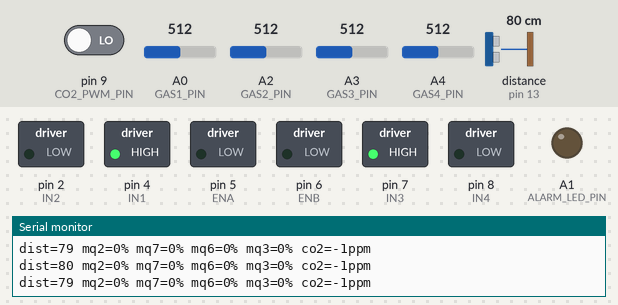
This sketch was run on a simulated Arduino Uno, built with avr-gcc and run on an emulated ATmega328P. Shown: switched loads named in the sketch (green lamp = pin HIGH), output pins drawn as LEDs (lit = HIGH), the last lines printed to the serial monitor. Wiring (inferred from the names in the program): ultrasonic range finder: trigger pin 12; echo pin 13. The inputs (shaded band) are chosen by the test bench; at power-on: A2 (GAS2_PIN) = 512, pin 9 (CO2_PWM_PIN) LOW, A0 (GAS1_PIN) = 512, A3 (GAS3_PIN) = 512, A4 (GAS4_PIN) = 512, distance to the obstacle (sensor on pin 13) 80 cm. The echo pulse lasts 58.3 µs per cm; pins used as bus, display or sensor lines are not drawn.

Above: at 1.7 s.
1.8 s: A2 (GAS2_PIN) set to 695
4.8 s: A2 (GAS2_PIN) set to 729
At 6.0 s:
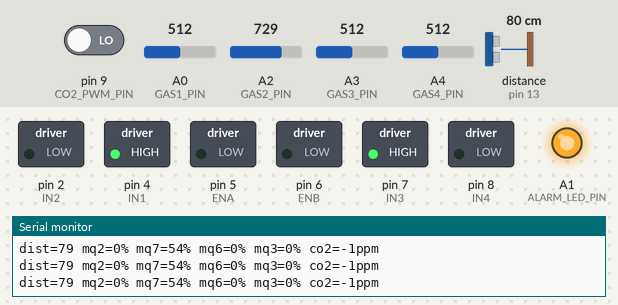
6.5 s: A2 (GAS2_PIN) set to 306
At 7.1 s:
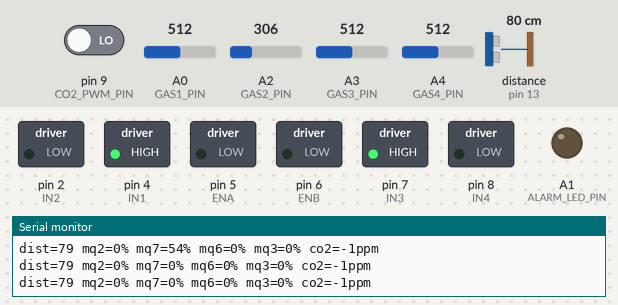
8.0 s: A2 (GAS2_PIN) set to 992
At 8.3 s:
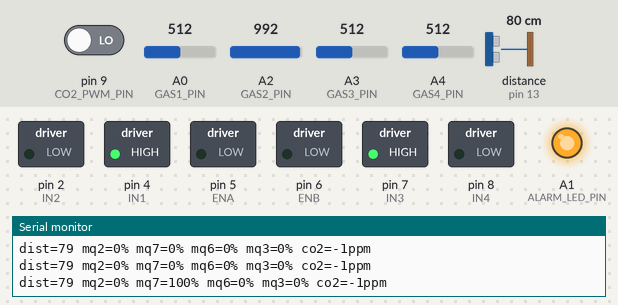
Timing chart, 0 to 10.5 s (numbered marks = the images above; inputs shaded):
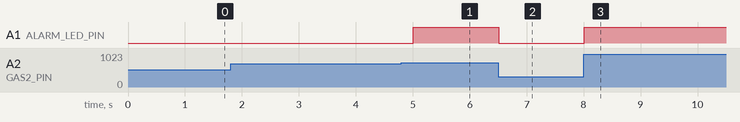

The sketch:

hazmat_recon.ino
```cpp
/*
  ============================================================
  NOVA-RECON — Sonda rover de detección de gases
  ============================================================
  Control:    iPad (acelerómetro, 2 ejes) vía Web Bluetooth
              -> HM-10 (BLE) -> SoftwareSerial
              Eje X del iPad (adelante/atrás) -> avance/reversa
              Eje Y del iPad (lado a lado)    -> giro izq/der
  Sensores:   HC-SR04  (ultrasónico, distancia)
              MQ-2     (humo / gas combustible general)
              MQ-7     (monóxido de carbono, CO)
              MQ-6     (butano / GLP, más selectivo que el MQ-2)
              MQ-3     (vapor de alcohol/etanol — informativo, no es
                        un gas de riesgo típico en este contexto)
              MH-Z19   (CO2 real en ppm, sensor NDIR por infrarrojo)
  Actuadores: 2 motores DC vía L293D (tracción diferencial)
              + bocina (claxon) + LED de alarma de gas

  ------------------------------------------------------------
  MAPA DE PINES (Arduino UNO / Nano)
  ------------------------------------------------------------
  HM-10 (BLE) — SoftwareSerial
    HM-10 TX  -> Arduino pin 10 (RX)
    HM-10 RX  <- Arduino pin 11 (TX)
    *** HM-10 usa lógica de 3.3V. Poner divisor de voltaje en la
        línea Arduino-TX -> HM-10-RX:
        Arduino pin11 --[R 1k]--+--[R 2k]-- GND
                                 |
                            HM-10 RX

  L293D — Motor izquierdo          L293D — Motor derecho
    ENA (PWM) -> pin 5               ENB (PWM) -> pin 6
    IN1       -> pin 4               IN3       -> pin 7
    IN2       -> pin 2               IN4       -> pin 8

  HC-SR04 (ultrasónico)
    TRIG -> pin 12
    ECHO -> pin 13

  MH-Z19 (CO2, salida PWM — NO usamos su UART a propósito)
    PWM  -> pin 9
    *** Usamos la salida PWM en vez de UART para no tener que
        correr un SEGUNDO puerto serie por software compitiendo
        con el del HM-10 (poco confiable en un Uno/Nano). La
        medición se hace sondeando el pin en cada vuelta de
        loop() sin bloquear (ver pollCO2Pwm()) — un pulseIn()
        normal se quedaría bloqueado hasta ~1s por ciclo, lo cual
        rompería el control del robot y dispararía el failsafe
        de conexión por falsos positivos.
    *** El MH-Z19 necesita unos 3 minutos de precalentamiento
        antes de dar lecturas confiables. Antes de eso, la app
        va a mostrar "calentando sensor".

  MQ-2 (humo / combustible)   MQ-7 (CO)          MQ-6 (butano/GLP)
    AOUT -> A0                  AOUT -> A2          AOUT -> A3

  MQ-3 (vapor de alcohol)
    AOUT -> A4
    *** El MQ-3 no alimenta el LED físico de alarma ni el failsafe —
        detectar alcohol no es en sí un peligro tipo fuga/incendio en
        este contexto, así que lo tratamos como dato informativo en
        la app, no como disparador de alarma de hardware. Si tu caso
        de uso sí lo amerita (ej. derrame de etanol, riesgo de
        inflamabilidad), puedes sumarlo a la lógica de anyAlarm más
        abajo.

    *** Los MQ-2/3/6/7 necesitan calentamiento (~1-2 min) antes de
        dar lecturas estables, y son sensores RELATIVOS (se
        calibra un baseline en aire limpio al encender) — no dan
        ppm certificados, a diferencia del MH-Z19.
    *** El MQ-7 en particular necesitaría un ciclo de calentamiento
        alterno (5V / 1.4V) para ppm de CO precisos según su
        datasheet; aquí va a 5V fijo como la mayoría de módulos
        hobby, así que su lectura es una tendencia/alarma relativa,
        no un valor certificado.

  Bocina (buzzer)      -> pin 3
  LED alarma de gas    -> A1  (se enciende si CUALQUIER sensor alarma)

  *** Nota de alimentación: con 3 sensores MQ (heaters) + el
      MH-Z19 + 2 motores, el consumo total sube bastante frente a
      la versión anterior. Alimenta la lógica/sensores desde una
      fuente de 5V estable separada de la batería de los motores,
      para evitar caídas de voltaje que reinicien el Arduino o den
      lecturas de gas erráticas.

  A4, A5 quedan libres para expansión futura.
  ------------------------------------------------------------
  PROTOCOLO (texto plano, terminado en '\n')
  ------------------------------------------------------------
  iPad -> Arduino:  C,<steer>,<throttle>,<horn>
                     steer:    -100..100  (negativo = izquierda)
                     throttle: -100..100  (negativo = reversa)
                     horn:     0 o 1

  Arduino -> iPad:  T,<dist_cm>,<g1_raw>,<g1_pct>,<g1_alarm>,
                       <g2_raw>,<g2_pct>,<g2_alarm>,
                       <g3_raw>,<g3_pct>,<g3_alarm>,
                       <g4_raw>,<g4_pct>,<g4_alarm>,
                       <co2_ppm>,<co2_alarm>
                     dist_cm:  distancia en cm, -1 si sin eco
                     g1_*:     MQ-2  (humo / combustible)
                     g2_*:     MQ-7  (monóxido de carbono)
                     g3_*:     MQ-6  (butano / GLP)
                     g4_*:     MQ-3  (vapor de alcohol, informativo)
                     *_pct:    % relativo al baseline calibrado al encender
                     co2_ppm:  ppm real de CO2, -1 si el sensor aún
                               no completó su primer ciclo (calentando)
                     *_alarm:  0 o 1
  ============================================================
*/

#include <SoftwareSerial.h>

SoftwareSerial bleSerial(10, 11); // RX, TX

// ---------- Pines motores ----------
const uint8_t ENA = 5, IN1 = 4, IN2 = 2;   // motor izquierdo
const uint8_t ENB = 6, IN3 = 7, IN4 = 8;   // motor derecho

// ---------- Pines sensores / actuadores ----------
const uint8_t TRIG_PIN = 12, ECHO_PIN = 13;
const uint8_t GAS1_PIN = A0;  // MQ-2  (humo / combustible)
const uint8_t GAS2_PIN = A2;  // MQ-7  (CO)
const uint8_t GAS3_PIN = A3;  // MQ-6  (butano / GLP)
const uint8_t GAS4_PIN = A4;  // MQ-3  (vapor de alcohol)
const uint8_t CO2_PWM_PIN = 9; // MH-Z19 (CO2, PWM)
const uint8_t HORN_PIN = 3;
const uint8_t ALARM_LED_PIN = A1;

// ---------- Parámetros ajustables ----------
const unsigned long CMD_TIMEOUT_MS = 600;   // failsafe: sin comando -> frenar
const unsigned long TELEMETRY_MS   = 300;   // cada cuánto se envía telemetría
const unsigned long OBSTACLE_STOP_CM = 5;   // corte de emergencia por choque inminente

const int GAS1_BASELINE_DEFAULT = 250;
const int GAS1_ALARM_DELTA      = 250;
const int GAS2_BASELINE_DEFAULT = 250;
const int GAS2_ALARM_DELTA      = 200;
const int GAS3_BASELINE_DEFAULT = 250;
const int GAS3_ALARM_DELTA      = 250;
const int GAS4_BASELINE_DEFAULT = 250;
const int GAS4_ALARM_DELTA      = 250; // informativo, ajusta o ignora según tu caso de uso

// Umbral de alarma de CO2 en ppm. 5000 ppm = límite de exposición
// ocupacional de 8 horas (OSHA PEL). Ajusta según el criterio que
// quieras seguir para tu caso de uso.
const long CO2_ALARM_PPM = 5000;

// ---------- Estado de control ----------
int steer = 0;
int throttle = 0;
bool hornOn = false;
unsigned long lastCmdMillis = 0;
unsigned long lastTelemetryMillis = 0;
int gas1Baseline = GAS1_BASELINE_DEFAULT;
int gas2Baseline = GAS2_BASELINE_DEFAULT;
int gas3Baseline = GAS3_BASELINE_DEFAULT;
int gas4Baseline = GAS4_BASELINE_DEFAULT;
long lastDistanceCm = -1;
String rxBuffer = "";

// ---------- Estado del sondeo no bloqueante de CO2 (PWM) ----------
int co2PinLastState = LOW;
unsigned long co2RiseMicros = 0;
long co2Ppm = -1; // -1 = aún sin una lectura completa (calentando/sin señal)

void setup() {
  Serial.begin(9600);     // monitor serie USB, solo para depurar
  bleSerial.begin(9600);  // baud por defecto de fábrica del HM-10

  pinMode(ENA, OUTPUT); pinMode(IN1, OUTPUT); pinMode(IN2, OUTPUT);
  pinMode(ENB, OUTPUT); pinMode(IN3, OUTPUT); pinMode(IN4, OUTPUT);
  pinMode(TRIG_PIN, OUTPUT);
  pinMode(ECHO_PIN, INPUT);
  pinMode(HORN_PIN, OUTPUT);
  pinMode(ALARM_LED_PIN, OUTPUT);
  pinMode(CO2_PWM_PIN, INPUT);

  stopMotors();

  // Calibración rápida de los 4 sensores MQ en aire limpio
  long sum1 = 0, sum2 = 0, sum3 = 0, sum4 = 0;
  for (int i = 0; i < 20; i++) {
    sum1 += analogRead(GAS1_PIN);
    sum2 += analogRead(GAS2_PIN);
    sum3 += analogRead(GAS3_PIN);
    sum4 += analogRead(GAS4_PIN);
    delay(20);
  }
  gas1Baseline = sum1 / 20;
  gas2Baseline = sum2 / 20;
  gas3Baseline = sum3 / 20;
  gas4Baseline = sum4 / 20;

  Serial.println(F("NOVA-RECON listo."));
  Serial.print(F("Baseline MQ-2: ")); Serial.println(gas1Baseline);
  Serial.print(F("Baseline MQ-7: ")); Serial.println(gas2Baseline);
  Serial.print(F("Baseline MQ-6: ")); Serial.println(gas3Baseline);
  Serial.print(F("Baseline MQ-3: ")); Serial.println(gas4Baseline);
  Serial.println(F("MH-Z19: precalentando (~3 min para lecturas confiables)."));
}

void loop() {
  readIncomingCommands();
  applyFailsafe();
  driveMotors();
  handleHorn();
  pollCO2Pwm();       // sondeo ligero, no bloqueante, en cada vuelta
  sendTelemetryIfDue();
}

// ================= Comunicación BLE =================
void readIncomingCommands() {
  while (bleSerial.available()) {
    char c = bleSerial.read();
    if (c == '\n') {
      parseCommand(rxBuffer);
      rxBuffer = "";
    } else if (c != '\r') {
      rxBuffer += c;
      if (rxBuffer.length() > 40) rxBuffer = ""; // protección contra basura/ruido
    }
  }
}

// Formato: C,<steer>,<throttle>,<horn>
void parseCommand(String line) {
  if (line.length() == 0 || line.charAt(0) != 'C') return;

  int p1 = line.indexOf(',');
  int p2 = line.indexOf(',', p1 + 1);
  int p3 = line.indexOf(',', p2 + 1);
  if (p1 < 0 || p2 < 0 || p3 < 0) return;

  steer    = constrain(line.substring(p1 + 1, p2).toInt(), -100, 100);
  throttle = constrain(line.substring(p2 + 1, p3).toInt(), -100, 100);
  hornOn   = line.substring(p3 + 1).toInt() == 1;

  lastCmdMillis = millis();
}

// Si se pierde la conexión BLE, detener el robot.
void applyFailsafe() {
  if (millis() - lastCmdMillis > CMD_TIMEOUT_MS) {
    steer = 0;
    throttle = 0;
    hornOn = false;
  }
}

// ================= Motores (tracción diferencial) =================
void driveMotors() {
  int left  = constrain(throttle + steer, -200, 200);
  int right = constrain(throttle - steer, -200, 200);

  left  = map(left,  -200, 200, -255, 255);
  right = map(right, -200, 200, -255, 255);

  if (lastDistanceCm > 0 && lastDistanceCm < OBSTACLE_STOP_CM && throttle > 0) {
    left = 0;
    right = 0;
  }

  setMotor(ENA, IN1, IN2, left);
  setMotor(ENB, IN3, IN4, right);
}

void setMotor(uint8_t enPin, uint8_t in1, uint8_t in2, int speedVal) {
  bool fwd = speedVal >= 0;
  digitalWrite(in1, fwd ? HIGH : LOW);
  digitalWrite(in2, fwd ? LOW : HIGH);
  analogWrite(enPin, constrain(abs(speedVal), 0, 255));
}

void stopMotors() {
  setMotor(ENA, IN1, IN2, 0);
  setMotor(ENB, IN3, IN4, 0);
}

// ================= Bocina =================
void handleHorn() {
  if (hornOn) tone(HORN_PIN, 1200);
  else noTone(HORN_PIN);
}

// ================= CO2 (MH-Z19, PWM no bloqueante) =================
// Decodifica el ciclo PWM del MH-Z19 sondeando el pin cada vuelta de
// loop() en vez de usar pulseIn() (que bloquearía hasta ~1s y rompería
// el control del robot). Formula del datasheet: ppm = 5000*(Th-2)/1000,
// con Th = duración del pulso alto en milisegundos.
void pollCO2Pwm() {
  int state = digitalRead(CO2_PWM_PIN);
  unsigned long now = micros();

  if (state == HIGH && co2PinLastState == LOW) {
    co2RiseMicros = now; // flanco de subida: empieza el pulso alto
  } else if (state == LOW && co2PinLastState == HIGH) {
    long thMs = (long)((now - co2RiseMicros) / 1000UL); // duración del pulso alto
    long ppm = 5000L * (thMs - 2) / 1000L;
    co2Ppm = (ppm < 0) ? 0 : ppm;
  }
  co2PinLastState = state;
}

// ================= Sensores + telemetría =================
long readDistanceCm() {
  digitalWrite(TRIG_PIN, LOW); delayMicroseconds(2);
  digitalWrite(TRIG_PIN, HIGH); delayMicroseconds(10);
  digitalWrite(TRIG_PIN, LOW);
  long duration = pulseIn(ECHO_PIN, HIGH, 25000); // timeout ~25ms (~4m)
  if (duration == 0) return -1;
  return duration * 0.0343 / 2;
}

void sendTelemetryIfDue() {
  if (millis() - lastTelemetryMillis < TELEMETRY_MS) return;
  lastTelemetryMillis = millis();

  lastDistanceCm = readDistanceCm();

  int g1raw = analogRead(GAS1_PIN);
  int g1delta = g1raw - gas1Baseline;
  int g1pct = constrain(map(g1delta, 0, GAS1_ALARM_DELTA * 2, 0, 100), 0, 100);
  bool g1alarm = g1delta > GAS1_ALARM_DELTA;

  int g2raw = analogRead(GAS2_PIN);
  int g2delta = g2raw - gas2Baseline;
  int g2pct = constrain(map(g2delta, 0, GAS2_ALARM_DELTA * 2, 0, 100), 0, 100);
  bool g2alarm = g2delta > GAS2_ALARM_DELTA;

  int g3raw = analogRead(GAS3_PIN);
  int g3delta = g3raw - gas3Baseline;
  int g3pct = constrain(map(g3delta, 0, GAS3_ALARM_DELTA * 2, 0, 100), 0, 100);
  bool g3alarm = g3delta > GAS3_ALARM_DELTA;

  int g4raw = analogRead(GAS4_PIN);
  int g4delta = g4raw - gas4Baseline;
  int g4pct = constrain(map(g4delta, 0, GAS4_ALARM_DELTA * 2, 0, 100), 0, 100);
  bool g4alarm = g4delta > GAS4_ALARM_DELTA;

  bool co2alarm = co2Ppm >= 0 && co2Ppm > CO2_ALARM_PPM;

  // El MQ-3 (alcohol) es informativo: no enciende el LED físico de alarma.
  digitalWrite(ALARM_LED_PIN, (g1alarm || g2alarm || g3alarm || co2alarm) ? HIGH : LOW);

  bleSerial.print("T,");
  bleSerial.print(lastDistanceCm); bleSerial.print(",");
  bleSerial.print(g1raw);          bleSerial.print(",");
  bleSerial.print(g1pct);          bleSerial.print(",");
  bleSerial.print(g1alarm ? 1 : 0);bleSerial.print(",");
  bleSerial.print(g2raw);          bleSerial.print(",");
  bleSerial.print(g2pct);          bleSerial.print(",");
  bleSerial.print(g2alarm ? 1 : 0);bleSerial.print(",");
  bleSerial.print(g3raw);          bleSerial.print(",");
  bleSerial.print(g3pct);          bleSerial.print(",");
  bleSerial.print(g3alarm ? 1 : 0);bleSerial.print(",");
  bleSerial.print(g4raw);          bleSerial.print(",");
  bleSerial.print(g4pct);          bleSerial.print(",");
  bleSerial.print(g4alarm ? 1 : 0);bleSerial.print(",");
  bleSerial.print(co2Ppm);         bleSerial.print(",");
  bleSerial.println(co2alarm ? 1 : 0);

  // Espejo por USB para depurar con el Monitor Serie
  Serial.print("dist="); Serial.print(lastDistanceCm);
  Serial.print(" mq2="); Serial.print(g1pct);
  Serial.print("% mq7="); Serial.print(g2pct);
  Serial.print("% mq6="); Serial.print(g3pct);
  Serial.print("% mq3="); Serial.print(g4pct);
  Serial.print("% co2="); Serial.print(co2Ppm);
  Serial.println("ppm");
}
```

Measured:
- the behaviour switches between 712 and 713 on A2 (GAS2_PIN) (found by bisection; images 0 and 1)
- after the input at 4.8 s, A1 (ALARM_LED_PIN): LOW → HIGH after 0.21 s
- after the input at 6.5 s, A1 (ALARM_LED_PIN): HIGH → LOW at once
- after the input at 8.0 s, A1 (ALARM_LED_PIN): LOW → HIGH at once
